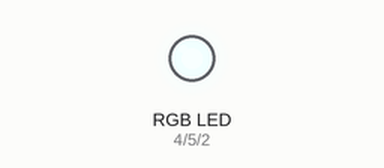
A sketch run on a simulated ESP8266 (NodeMCU). Shown: an RGB LED mixed from three pins (HIGH = lit). Dim RGB values are drawn brighter than linear.

Above: at 0.15 s.
At 2.6 s:
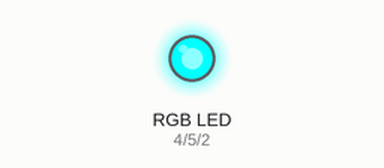
At 14.9 s:
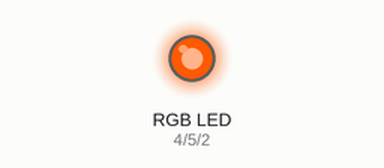
At 21.0 s:
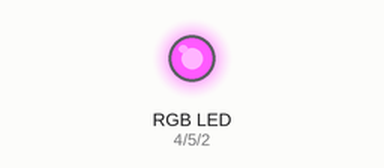
At 27.6 s:
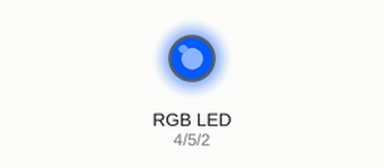
At 39.4 s:
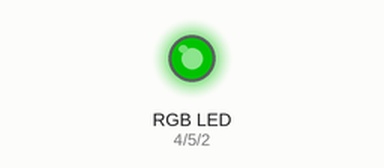
Timing chart, 0 to 40.0 s (numbered marks = the images above):
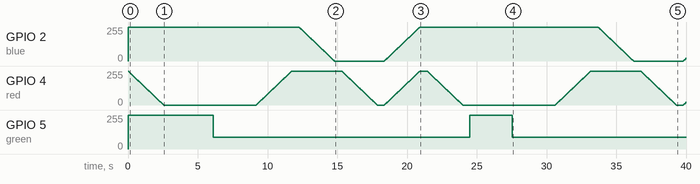

Measured:
- by itself, GPIO 5 (green): 255/255 → 90/255 at 6.1 s, → 255/255 18.4 s later, → 90/255 3.1 s later

The sketch:

rainbow_switch.ino
```cpp
int red = 4;
int green = 5;
int blue = 2;

void setup() {
  pinMode(red, OUTPUT);
  pinMode(green, OUTPUT);
  pinMode(blue, OUTPUT);
  analogWriteRange(255);
  digitalWrite(red, HIGH);
  digitalWrite(green, HIGH);
  digitalWrite(blue, HIGH);
}

void loop(){
  //red
  for(int i = 0 ; i < 256 ; i++){
    analogWrite(red, 255-i);
    delay(10);
  }
  delay(500);
  //orange
  for(int i = 0 ; i < 256 ; i++){
    analogWrite(green, 255-(i * (11/17)));
    delay(10);
  }
  delay(500);
  //yellow
  for(int i = 0 ; i < 256 ; i++){
    analogWrite(green, 90-(i*(6/17)));
    delay(10);
  }
  delay(500);
  //green
  for(int i = 0 ; i < 256 ; i++){
    analogWrite(red, i);
    delay(10);
  }
  delay(500);
  //blue
  for(int i = 0 ; i < 256 ; i++){
    analogWrite(blue, 255-i);
    delay(10);
  }
  delay(500);
  //purple
  for(int i = 0 ; i < 256 ; i++){
    analogWrite(red, 255-i);
    delay(10);
  }
  delay(500);
  //off
  for(int i = 0 ; i < 256 ; i++){
    analogWrite(red, i);
    analogWrite(blue, i);
    delay(10);
  }
  delay(500);
}
```
